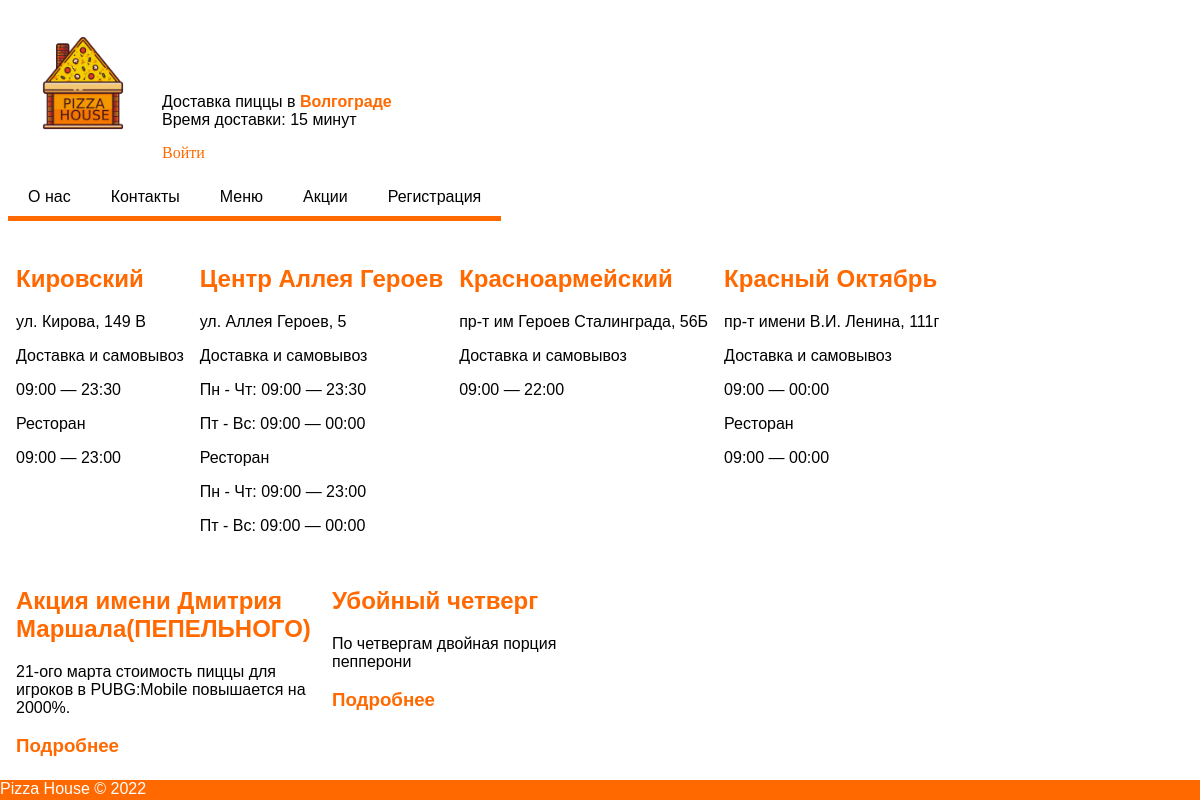
The app's page /index.php?id=2 with its own data.
### tables this page shows
CREATE TABLE `site` (
  `id` int NOT NULL,
  `title` varchar(255) NOT NULL,
  `content` text NOT NULL
);

CREATE TABLE `promotion` (
  `id` int NOT NULL,
  `title` varchar(255) NOT NULL,
  `description` text NOT NULL,
  `longDescription` text NOT NULL
);

### index.php (the view, shortened to what this page needs)
<?php
$conn = mysqli_connect("localhost", "root", "root", "pizza");
$sql = "SELECT id, title FROM `site` ";
$result = mysqli_query($conn, $sql);
if (isset($_GET["id"])) {
    $id = $_GET["id"];
}
$napolnenie = "SELECT * FROM `site` WHERE id='$id'";
$result1 = mysqli_query($conn, $napolnenie);
$row1 = mysqli_fetch_array($result1, MYSQLI_ASSOC);
$pizzaId = mysqli_real_escape_string($conn, $_GET["pizzaid"]);
$pizzaSelection = "SELECT * FROM `pizza_list`";
$pizzaIdSelection = "SELECT * FROM `pizza_list`  WHERE id = '$pizzaId'";
$pizzaIdResult = mysqli_query($conn, $pizzaIdSelection);
$pizzaResult = mysqli_query($conn, $pizzaSelection);
$promoId =  mysqli_real_escape_string($conn, $_GET["promoid"]);
$promoIdSelection = "SELECT * FROM `promotion` WHERE id = '$promoId'";
$promoSelection = "SELECT * FROM `promotion` ORDER BY rand() limit 2";
$promoIdResult = mysqli_query($conn, $promoIdSelection);
$promoSelectionResult = mysqli_query($conn, $promoSelection);
$promoAllSelection = "SELECT * FROM `promotion`";
$promoAllResult = mysqli_query($conn, $promoAllSelection);
?>
<!DOCTYPE html>
<html lang="ru">
<head>
    <link rel="stylesheet" href="style/style.css">
</head>
<body>
    <div class="main">
        <header class="head">
            <div class="left">
                <div class="logo">
                    <img src="img/pizza.png" class="respons" alt="">
                    <span class="header_info">Доставка пиццы в <a href="#">Волгограде</a> <br> Время доставки: 15 минут</span>
                    <?php
                    if (isset($_SESSION["userid"])) {
                        $currentID = $_SESSION["userid"];
                        $loginSelect = "SELECT login FROM `users` WHERE id = '$currentID'";
                        $loginResult = mysqli_query($conn, $loginSelect);
                        $loginFetch = mysqli_fetch_array($loginResult);
                        echo "Привет," . $loginFetch['login'];
                        echo "<a href='exit.php'>" . " Выйти?" . "</a>";
                    } else {
                        echo "<a href='auth.php'>" . "Войти" . "</a>";
                    }
                    ?>
                </div>
            </div>
        </header>
    </div>
    <div class="menu">
        <?php
        foreach ($result as $row) {
            echo "<ul class='menu'";
            echo "<li><a href='index.php?id=" . $row["id"] . "'>" . " " . $row["title"] . " " . "</a></li>";
        }
        echo "</ul>";
        ?>
    </div>
    <div class="content">
        <?php
        if (isset($_GET["id"]) && $_GET["id"] == 4 ||  isset($_GET["pizzaid"])) {
            echo "<h1>" . "Меню" . "</h1>"
        ?>
            <div class="cont">
                <?php
                if (isset($_GET["pizzaid"])) {
                    foreach ($pizzaIdResult as $pizzaRow) {
                        $show_img = base64_encode($pizzaRow['image']);
                        echo "<div id='pizza_block'>";
                ?>
                        <img id="pizza_image" alt="">
                    <?php
                        echo "<h2>" . $pizzaRow['title'] . "</h2>";
                        echo "<p>" . $pizzaRow['description'] . "</p>";
                        echo "<p>" . $pizzaRow['longDescription'] . "</p>";
                        echo "<h3>" . $pizzaRow['price'] . "</h3>";
                        echo "</div>";
                    }
                } else {
                    foreach ($pizzaResult as $pizzaRow) {
                        $show_img = base64_encode($pizzaRow['image']);
                        echo "<div id='pizza_block'>";
                    ?>
                        <img id="pizza_image" alt="">
                <?php
                        echo "<h2>" . $pizzaRow['title'] . "</h2>";
                        echo "<p>" . $pizzaRow['description'] . "</p>";
                        echo "<h3>" . $pizzaRow['price'] . "</h3>";
                        echo "<h3><a href='index.php?pizzaid=" . $pizzaRow['id'] . "'> Подробнее </a></h3>";
                        echo "</div>";
                    }
                }
            } else if (isset($_GET["id"]) && $_GET["id"] == 5) {
                echo "<div class='cont'>";
                if (isset($_GET["promoid"])) {
                    foreach ($promoIdResult as $promoRow) {
                        echo "<div class='promoBlock'>";
                        echo "<h2>" . $promoRow['title'] . "</h2>";
                        echo "<p>" . $promoRow['description'] . "</p>";
                        echo "<p>" . $promoRow['longDescription'] . "</p>";
                        echo "</div>";
                    }
                } else {
                    foreach ($promoAllResult as $promoRow) {
                        echo "<div class='promoBlock'>";
                        echo "<h2>" . $promoRow['title'] . "</h2>";
                        echo "<p>" . $promoRow['description'] . "</p>";
                        echo "<h3><a href='index.php?promoid=" . $promoRow['id'] . "'> Подробнее </a></h3>";
                        echo "</div>";
                    }
                }
                echo "</div>";
                ?>
            <?php
            } else if (isset($_GET["id"]) && $_GET["id"] == 11) {
            ?>
                <div class="cont">
                    <form action="reg.php" method="POST">
                        <h1>Введите данные для регистрации</h1>
                        <p>Логин: <input type="text" name="login"></p>
                        <p>Пароль: <input type="text" name="password"></p>
                        <p><input type="submit" value="Отправить"></p>
                    </form>
                </div>
            <?php
            } else {
                echo $row1["content"];
            }
            ?>
            </div>
    <div class="news">
        <div class="cont">
            <?php
            if (isset($_GET["promoid"]) && $_GET["id"] != 5) {
                foreach ($promoIdResult as $promoRow) {
                    echo "<div class='promoBlock'>";
                    echo "<h2>" . $promoRow['title'] . "</h2>";
                    echo "<p>" . $promoRow['longDescription'] . "</p>";
                    echo "</div>";
                }
            } else if (!isset($_GET["promoid"]) && $_GET["id"] != 5) {
                foreach ($promoSelectionResult as $promoRow) {
                    echo "<div class='promoBlock'>";
                    echo "<h2>" . $promoRow['title'] . "</h2>";
                    echo "<p>" . $promoRow['description'] . "</p>";
                    echo "<h3><a href='index.php?promoid=" . $promoRow['id'] . "'> Подробнее </a></h3>";
                    echo "</div>";
                }
            }
            ?>
        </div>
    </div>
    <footer>
        <div>Pizza House © 2022</div>
    </footer>
</body>
</html>

### style/style.css (style rules this page uses)
.main { display: flex; }
.header_info { position: absolute; margin-top: 85px; font-family: sans-serif; }
footer { background-color: #ff6900; position:fixed; left:0px; bottom:0px; height:20px; width:100%; color: white; font-family: sans-serif; }
.header_info a { color: #ff6900; text-decoration: none; font-weight: bold; }
.respons { width: 150px; height: 150px; }
.content h1, p { font-family: sans-serif; }
.cont { font-family: sans-serif; display: flex; flex-direction: row; flex-wrap: wrap; }
.cont .h3, a { text-decoration: none; color: #ff6900; }
.cont h2, h3 { color: #ff6900; }
#block { display: block; padding: 8px 8px; }
.bd_cont h2, h3 { color: #ff6900; }
.promoBlock { display: block; padding: 8px 8px; width: 300px; }
.menu { list-style-type: none; padding-left: 0; margin-left: 0; display: flex; flex-direction: row; flex-wrap: wrap; }
.menu a { text-decoration: none; font-family: sans-serif; color: black; padding: 10px 20px; background-color: white; border-bottom: 5px solid #ff6900; display: block; }

### records on screen
site: title "О нас"
site: title "Контакты", content "Кировский ул. Кирова, 149 В Доставка и самовывоз 09:00 — 23:30 Ресторан 09:00 — 23:00 Центр Аллея Героев ул. Аллея Героев, 5 Доставка и самовывоз Пн - Чт: 09:00 — 23:30 Пт - Вс: 09:00 — 00:00 Ресторан Пн - Чт: 09:00 — 23:00 Пт - Вс: 09:00 — 00:00 Красноармейский пр-т им Героев Сталинграда, 56Б Доставка и самовывоз 09:00 — 22:00 Красный Октябрь пр-т имени В.И. Ленина, 111г Доставка и самовывоз 09:00 — 00:00 Ресторан 09:00 — 00:00"
site: title "Меню"
site: title "Акции"
site: title "Регистрация"
promotion: title "Акция имени Дмитрия Маршала(ПЕПЕЛЬНОГО)", description "21-ого марта стоимость пиццы для игроков в PUBG:Mobile повышается на 2000%."
promotion: title "Убойный четверг", description "По четвергам двойная порция пепперони"
